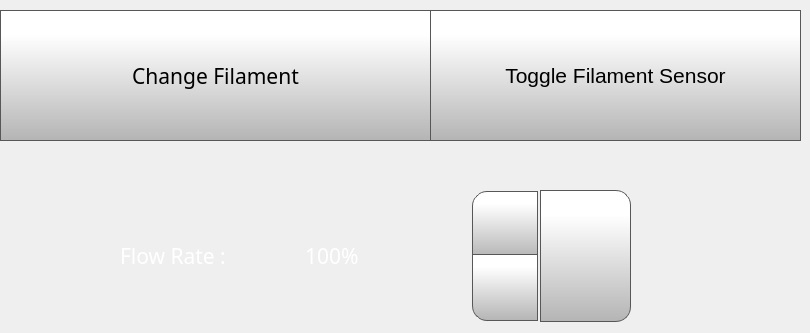
      <widget class="QWidget" name="filamentTab">
       <attribute name="icon">
        <iconset>
         <normaloff>templates/img/Spool.png</normaloff>
         <normalon>templates/img/Spool_Selected.png</normalon>
         <activeon>png/Spool_Selected.png</activeon>
         <selectedoff>png/Spool.png</selectedoff>
         <selectedon>png/Spool_Selected.png</selectedon>templates/img/Spool.png</iconset>
       </attribute>
       <attribute name="title">
        <string/>
       </attribute>
       <widget class="QPushButton" name="setFlowRateButton">
        <property name="geometry">
         <rect>
          <x>540</x>
          <y>190</y>
          <width>91</width>
          <height>132</height>
         </rect>
        </property>
        <property name="font">
         <font>
          <family>Gotham</family>
          <pointsize>16</pointsize>
         </font>
        </property>
        <property name="styleSheet">
         <string notr="true">QPushButton {
     border: 1px solid rgb(87, 87, 87);
	background-color: qlineargradient(spread:pad, x1:0, y1:1, x2:0, y2:0.188, stop:0 rgba(180, 180, 180, 255), stop:1 rgba(255, 255, 255, 255));
border-top-right-radius: 15px;
border-bottom-right-radius: 15px;

}

QPushButton:pressed {
    background-color: qlineargradient(x1: 0, y1: 0, x2: 0, y2: 1,
                                      stop: 0 #dadbde, stop: 1 #f6f7fa);
}

QPushButton:flat {
    border: none; /* no border for a flat push button */
}

QPushButton:default {
    border-color: navy; /* make the default button prominent */
}

QPushButton:focus {
	outline: none;
}</string>
        </property>
        <property name="text">
         <string/>
        </property>
        <property name="icon">
         <iconset>
          <normaloff>templates/img/verification-mark.png</normaloff>templates/img/verification-mark.png</iconset>
        </property>
        <property name="iconSize">
         <size>
          <width>70</width>
          <height>70</height>
         </size>
        </property>
       </widget>
       <widget class="QSpinBox" name="flowRateSpinBox">
        <property name="geometry">
         <rect>
          <x>300</x>
          <y>188</y>
          <width>241</width>
          <height>136</height>
         </rect>
        </property>
        <property name="font">
         <font>
          <family>Gotham</family>
          <pointsize>16</pointsize>
         </font>
        </property>
        <property name="styleSheet">
         <string notr="true">QSpinBox {
    padding-right: 5px; /* make room for the arrows */
	color: rgb(255, 255, 255);
	background-color: rgba(255, 255, 255, 0);
   
}
QSpinBox ::text:selected {
	background-color: rgb(255, 146, 57);
   
}
QSpinBox::up-button {
     border: 1px solid rgb(87, 87, 87);

border-top-left-radius: 15px;
	background-color: qlineargradient(spread:pad, x1:0, y1:1, x2:0, y2:0.188, stop:0 rgba(180, 180, 180, 255), stop:1 rgba(255, 255, 255, 255));
    width: 60px;
     height: 61px;
    padding: 2px;
}

QSpinBox::up-arrow { image: url(./templates/img/arrows.png);
    width: 40px;
     height: 40px;
padding: 5px; }



QSpinBox::up-button:pressed {
    background-color: qlineargradient(x1: 0, y1: 0, x2: 0, y2: 1,
                                      stop: 0 #dadbde, stop: 1 #f6f7fa);
}


QSpinBox::down-button {
     border: 1px solid rgb(87, 87, 87);
border-bottom-left-radius: 15px;
	background-color: qlineargradient(spread:pad, x1:0, y1:1, x2:0, y2:0.188, stop:0 rgba(180, 180, 180, 255), stop:1 rgba(255, 255, 255, 255));
    width: 60px;
     height: 61px;
    padding: 2px;
}

QSpinBox::down-arrow {image: url(./templates/img/arrows-5.png);
    width: 40px;
     height: 40px;
padding: 5px;
}

QSpinBox::down-button:pressed {
    background-color: qlineargradient(x1: 0, y1: 0, x2: 0, y2: 1,
                                      stop: 0 #dadbde, stop: 1 #f6f7fa);

}

</string>
        </property>
        <property name="frame">
         <bool>false</bool>
        </property>
        <property name="readOnly">
         <bool>false</bool>
        </property>
        <property name="buttonSymbols">
         <enum>QAbstractSpinBox::UpDownArrows</enum>
        </property>
        <property name="accelerated">
         <bool>true</bool>
        </property>
        <property name="suffix">
         <string>%</string>
        </property>
        <property name="minimum">
         <number>75</number>
        </property>
        <property name="maximum">
         <number>125</number>
        </property>
        <property name="singleStep">
         <number>1</number>
        </property>
        <property name="value">
         <number>100</number>
        </property>
       </widget>
       <widget class="QLabel" name="flowRateLabelControlPage">
        <property name="geometry">
         <rect>
          <x>120</x>
          <y>240</y>
          <width>181</width>
          <height>31</height>
         </rect>
        </property>
        <property name="font">
         <font>
          <family>Gotham</family>
          <pointsize>16</pointsize>
          <weight>50</weight>
          <bold>false</bold>
         </font>
        </property>
        <property name="styleSheet">
         <string notr="true">color: rgb(255, 255, 255);
background-color: rgba(255, 255, 255, 0);</string>
        </property>
        <property name="text">
         <string>Flow Rate :</string>
        </property>
       </widget>
       <widget class="QToolButton" name="changeFilamentButton">
        <property name="geometry">
         <rect>
          <x>0</x>
          <y>10</y>
          <width>431</width>
          <height>131</height>
         </rect>
        </property>
        <property name="font">
         <font>
          <family>Gotham</family>
          <pointsize>16</pointsize>
         </font>
        </property>
        <property name="styleSheet">
         <string notr="true">QToolButton  {
     border: 1px solid rgb(87, 87, 87);
	background-color: qlineargradient(spread:pad, x1:0, y1:1, x2:0, y2:0.188, stop:0 rgba(180, 180, 180, 255), stop:1 rgba(255, 255, 255, 255));


}

QToolButton :pressed {
    background-color: qlineargradient(x1: 0, y1: 0, x2: 0, y2: 1,
                                      stop: 0 #dadbde, stop: 1 #f6f7fa);
}

QToolButton :flat {
    border: none; /* no border for a flat push button */
}

QToolButton :default {
    border-color: navy; /* make the default button prominent */
}

QToolButton :focus {
	outline: none;
}</string>
        </property>
        <property name="text">
         <string>Change Filament</string>
        </property>
        <property name="icon">
         <iconset>
          <normaloff>templates/img/changeFilament.png</normaloff>templates/img/changeFilament.png</iconset>
        </property>
        <property name="iconSize">
         <size>
          <width>70</width>
          <height>70</height>
         </size>
        </property>
        <property name="toolButtonStyle">
         <enum>Qt::ToolButtonTextUnderIcon</enum>
        </property>
       </widget>
       <widget class="QToolButton" name="toggleFilamentSensorButton">
        <property name="enabled">
         <bool>true</bool>
        </property>
        <property name="geometry">
         <rect>
          <x>430</x>
          <y>10</y>
          <width>371</width>
          <height>131</height>
         </rect>
        </property>
        <property name="font">
         <font>
          <family>MS Shell Dlg 2</family>
          <pointsize>16</pointsize>
         </font>
        </property>
        <property name="styleSheet">
         <string notr="true">QToolButton  {
     border: 1px solid rgb(87, 87, 87);
	background-color: qlineargradient(spread:pad, x1:0, y1:1, x2:0, y2:0.188, stop:0 rgba(180, 180, 180, 255), stop:1 rgba(255, 255, 255, 255));


}

QToolButton :pressed {
    background-color: qlineargradient(x1: 0, y1: 0, x2: 0, y2: 1,
                                      stop: 0 #dadbde, stop: 1 #f6f7fa);
	/* #dadbde #f6f7fa */
}


QToolButton :flat {
    border: none; /* no border for a flat push button */
}

QToolButton :default {
    border-color: navy; /* make the default button prominent */
}

QToolButton :focus {
	outline: none;
}</string>
        </property>
        <property name="text">
         <string>Toggle Filament Sensor</string>
        </property>
        <property name="icon">
         <iconset>
          <normaloff>templates/img/filamentSensorOn.png</normaloff>templates/img/filamentSensorOn.png</iconset>
        </property>
        <property name="iconSize">
         <size>
          <width>60</width>
          <height>60</height>
         </size>
        </property>
        <property name="checkable">
         <bool>true</bool>
        </property>
        <property name="checked">
         <bool>true</bool>
        </property>
        <property name="toolButtonStyle">
         <enum>Qt::ToolButtonTextUnderIcon</enum>
        </property>
       </widget>
       <zorder>flowRateSpinBox</zorder>
       <zorder>setFlowRateButton</zorder>
       <zorder>flowRateLabelControlPage</zorder>
       <zorder>changeFilamentButton</zorder>
       <zorder>toggleFilamentSensorButton</zorder>
      </widget>
